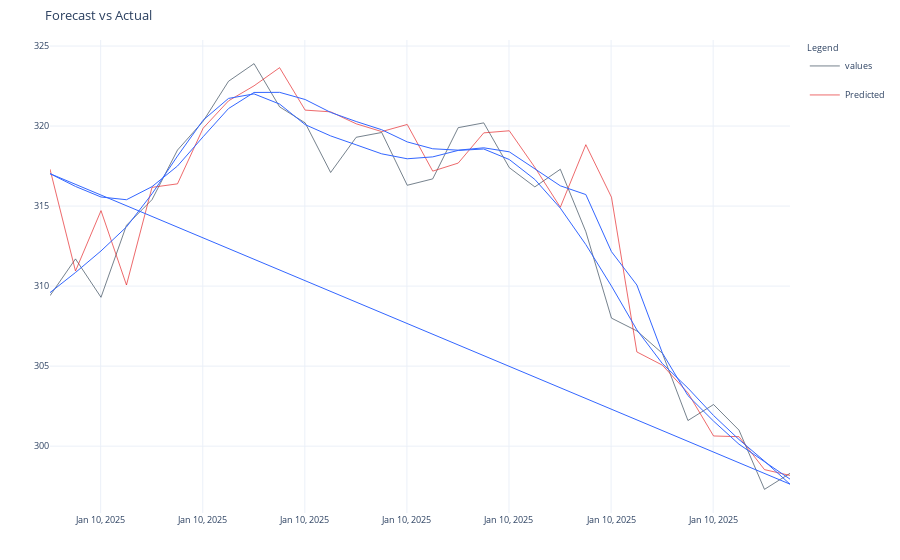

The notebook cell saved with this chart:
### Code cell
import pandas as pd
import numpy as np
import pytimetk as tk
from sklearn.linear_model import LinearRegression
from sklearn.metrics import mean_squared_error
from sklearn.ensemble import RandomForestRegressor


df.sort_values(by="date", inplace=True)

# Step 2: Feature Engineering
# Add lagged features for 1, 2, and 3 days
df_features = tk.augment_lags(
    df,
    date_column="date",
    value_column="values",
    lags=[1, 2, 3]
)

# Add rolling mean and standard deviation for 7 and 14 days
df_features = tk.augment_rolling_apply(
    df_features,
    date_column="date",
    window=7,
    window_func=[
        ("rolling_mean_7", lambda x: x["values"].mean()),
        ("rolling_std_7", lambda x: x["values"].std())
    ],
    center=False,
    threads=1
)

df_features = tk.augment_rolling_apply(
    df_features,
    date_column="date",
    window=14,
    window_func=[
        ("rolling_mean_14", lambda x: x["values"].mean()),
        ("rolling_std_14", lambda x: x["values"].std())
    ],
    center=False,
    threads=1
)

# Add Fourier series for seasonality
df_features = tk.augment_fourier(
    df_features,
    date_column="date",  # Specify the date column
)

# Drop rows with NaN values (resulting from lagged features or rolling stats)
df_features = df_features.dropna()

# Verify the resulting DataFrame
print(df_features.head())

# Step 3: Forecast Evaluation
# Split into training and testing sets
train = df_features.iloc[:-30]
test = df_features.iloc[-30:]
# Prepare features and target
X_train = train.drop(columns=["date", "values"])
y_train = train["values"]
X_test = test.drop(columns=["date", "values"])
y_test = test["values"]
# Train the model
model = RandomForestRegressor(random_state=123)
model.fit(X_train, y_train)
# Predict and evaluate
y_pred = model.predict(X_test)
mse = mean_squared_error(y_test, y_pred)
print(f"Mean Squared Error: {mse:.4f}")
# Step 4: Combine Actual and Predicted Values for Plotting
test['Predicted'] = y_pred
# Melt data for pytimetk plotting (long format)
plot_df = test.melt(id_vars="date", value_vars=["values", "Predicted"], 
                    var_name="Series", value_name="Values")
# Plot using pytimetk
fig = tk.plot_timeseries(
    plot_df,
    date_column="date",
    value_column="Values",
    color_column="Series",
    title="Forecast vs Actual",
    x_axis_date_labels="%b %d, %Y",
    engine="plotly"
)
fig.write_image("forecast_vs_actual_plot.png")
fig.show()

### Figure 1 — Plotly figure (JSON) as saved in the notebook; plotly's stock layout.template omitted (floating-point values rounded to 4 significant figures)
{"data": [{"hoverlabel": {"font": {"size": 8.8}}, "legendgroup": "values", "line": {"color": "rgba(44, 62, 80, 1.0)", "width": 0.65}, "mode": "lines", "name": "values", "type": "scatter", "x": ["2025-01-10T16:30:13", "2025-01-10T16:45:12", "2025-01-10T17:00:12", "2025-01-10T17:15:10", "2025-01-10T17:30:10", "2025-01-10T17:45:09", "2025-01-10T18:00:13", "2025-01-10T18:15:09", "2025-01-10T18:30:09", "2025-01-10T18:45:10", "2025-01-10T19:00:11", "2025-01-10T19:15:10", "2025-01-10T19:30:11", "2025-01-10T19:45:11", "2025-01-10T20:00:11", "2025-01-10T20:15:10", "2025-01-10T20:30:09", "2025-01-10T20:45:10", "2025-01-10T21:00:11", "2025-01-10T21:15:11", "2025-01-10T21:30:10", "2025-01-10T21:45:10", "2025-01-10T22:00:14", "2025-01-10T22:15:09", "2025-01-10T22:30:10", "2025-01-10T22:45:11", "2025-01-10T23:00:14", "2025-01-10T23:15:11", "2025-01-10T23:30:10", "2025-01-10T23:45:10"], "y": [309.4, 311.7, 309.3, 313.8, 315.4, 318.5, 320.3, 322.8, 323.9, 321.2, 320.2, 317.1, 319.3, 319.6, 316.3, 316.7, 319.9, 320.2, 317.4, 316.2, 317.3, 313.4, 308, 307.2, 305.8, 301.6, 302.6, 301, 297.3, 298.3]}, {"hoverlabel": {"font": {"size": 8.8}}, "legendgroup": "Predicted", "line": {"color": "rgba(227, 26, 28, 1.0)", "width": 0.65}, "mode": "lines", "name": "Predicted", "type": "scatter", "x": ["2025-01-10T16:30:13", "2025-01-10T16:45:12", "2025-01-10T17:00:12", "2025-01-10T17:15:10", "2025-01-10T17:30:10", "2025-01-10T17:45:09", "2025-01-10T18:00:13", "2025-01-10T18:15:09", "2025-01-10T18:30:09", "2025-01-10T18:45:10", "2025-01-10T19:00:11", "2025-01-10T19:15:10", "2025-01-10T19:30:11", "2025-01-10T19:45:11", "2025-01-10T20:00:11", "2025-01-10T20:15:10", "2025-01-10T20:30:09", "2025-01-10T20:45:10", "2025-01-10T21:00:11", "2025-01-10T21:15:11", "2025-01-10T21:30:10", "2025-01-10T21:45:10", "2025-01-10T22:00:14", "2025-01-10T22:15:09", "2025-01-10T22:30:10", "2025-01-10T22:45:11", "2025-01-10T23:00:14", "2025-01-10T23:15:11", "2025-01-10T23:30:10", "2025-01-10T23:45:10"], "y": [317.3, 310.9, 314.7, 310.1, 316.2, 316.4, 319.9, 321.6, 322.5, 323.6, 321.0, 320.9, 320.1, 319.7, 320.1, 317.2, 317.7, 319.6, 319.7, 317.4, 314.9, 318.8, 315.6, 305.9, 305.1, 303.3, 300.6, 300.6, 298.5, 298.2]}, {"hoverlabel": {"font": {"size": 8.8}}, "line": {"color": "rgba(51, 102, 255, 1.0)", "width": 1}, "mode": "lines", "name": "Smoother", "showlegend": false, "type": "scatter", "x": ["2025-01-10T16:30:13", "2025-01-10T16:45:12", "2025-01-10T17:00:12", "2025-01-10T17:15:10", "2025-01-10T17:30:10", "2025-01-10T17:45:09", "2025-01-10T18:00:13", "2025-01-10T18:15:09", "2025-01-10T18:30:09", "2025-01-10T18:45:10", "2025-01-10T19:00:11", "2025-01-10T19:15:10", "2025-01-10T19:30:11", "2025-01-10T19:45:11", "2025-01-10T20:00:11", "2025-01-10T20:15:10", "2025-01-10T20:30:09", "2025-01-10T20:45:10", "2025-01-10T21:00:11", "2025-01-10T21:15:11", "2025-01-10T21:30:10", "2025-01-10T21:45:10", "2025-01-10T22:00:14", "2025-01-10T22:15:09", "2025-01-10T22:30:10", "2025-01-10T22:45:11", "2025-01-10T23:00:14", "2025-01-10T23:15:11", "2025-01-10T23:30:10", "2025-01-10T23:45:10", "2025-01-10T16:30:13", "2025-01-10T16:45:12", "2025-01-10T17:00:12", "2025-01-10T17:15:10", "2025-01-10T17:30:10", "2025-01-10T17:45:09", "2025-01-10T18:00:13", "2025-01-10T18:15:09", "2025-01-10T18:30:09", "2025-01-10T18:45:10", "2025-01-10T19:00:11", "2025-01-10T19:15:10", "2025-01-10T19:30:11", "2025-01-10T19:45:11", "2025-01-10T20:00:11", "2025-01-10T20:15:10", "2025-01-10T20:30:09", "2025-01-10T20:45:10", "2025-01-10T21:00:11", "2025-01-10T21:15:11", "2025-01-10T21:30:10", "2025-01-10T21:45:10", "2025-01-10T22:00:14", "2025-01-10T22:15:09", "2025-01-10T22:30:10", "2025-01-10T22:45:11", "2025-01-10T23:00:14", "2025-01-10T23:15:11", "2025-01-10T23:30:10", "2025-01-10T23:45:10"], "y": [309.6, 310.8, 312.2, 313.7, 315.8, 318.1, 320.4, 321.7, 322.0, 321.4, 320.1, 319.4, 318.8, 318.3, 318.0, 318.1, 318.5, 318.6, 317.9, 316.7, 314.9, 312.6, 310.0, 307.3, 305.2, 303.6, 301.9, 300.4, 299.1, 297.6, 317.0, 316.2, 315.6, 315.4, 316.2, 317.5, 319.3, 321.1, 322.1, 322.1, 321.7, 320.9, 320.3, 319.8, 319.0, 318.6, 318.5, 318.6, 318.4, 317.4, 316.3, 315.7, 312.2, 310.1, 305.8, 303.2, 301.6, 300.1, 299.0, 297.9]}], "layout": {"autosize": true, "font": {"size": 11}, "legend": {"font": {"size": 8.8}, "title": {"font": {"size": 8.8}, "text": "Legend"}}, "margin": {"b": 40, "l": 10, "r": 10, "t": 40}, "title": {"font": {"size": 13.2}, "text": "Forecast vs Actual"}, "xaxis": {"anchor": "y", "autorange": true, "domain": [0, 1], "range": ["2025-01-10 16:30:13", "2025-01-10 23:45:10"], "showticklabels": true, "tickfont": {"size": 8.8}, "tickformat": "%b %d, %Y", "title": {"text": ""}, "type": "date", "visible": true}, "yaxis": {"anchor": "x", "autorange": true, "domain": [0, 1], "range": [295.8, 325.4], "tickfont": {"size": 8.8}, "title": {"text": ""}, "type": "linear"}}}
